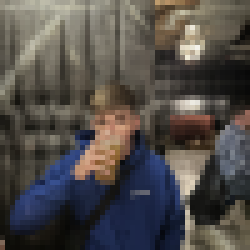
#> input picture app/assets/img_3.png, 50 x 50 px, found by its file name (shown 5 times larger)
$ python main.py
#> lines starting #> are read from the running program, lines starting #| are printed output that depends on the picture
import os
import numpy as np
import matplotlib.pyplot as plt

from PIL import Image

root_path = os.getcwd()
app_path = f"{root_path}/app"

## Reference that was used to apply these tranforms: https://docs.ufpr.br/~centeno/p_pdi/pdf/jaulapdi04.pdf

def calculate_fourier_transform(img):
    # Get the image size
    width, height = img.size

    # Create an empty array to store the pixel transforms
    pixel_transforms = np.zeros((height, width), dtype=np.complex128)

    # Calculate the Fourier Transform for each pixel
    for y in range(height):
        for x in range(width):
            # Initialize the real and imaginary parts of the transform
            real_part = 0
            imaginary_part = 0

            # Perform the manual Fourier Transform calculation
            for u in range(height):
                for v in range(width):
                    # Get the pixel value
                    pixel_value = img.getpixel((v, u))

                    angle = 2 * np.pi * ((y * v / width) + (x * u / height))
                    real_part += pixel_value * np.cos(angle)
                    imaginary_part += pixel_value * np.sin(angle)

            # Store the transform in the array
            pixel_transforms[y, x] = (real_part - imaginary_part * 1j) / (height * width)

    return pixel_transforms

def calculate_fourier_inverse_transform(transforms):
    # Get the image size
    height, width = transforms.shape

    # Create an empty array to store the inverse transforms
    inverse_transforms = np.zeros((height, width), dtype=np.float64)

    # Calculate the inverse Fourier Transform for each pixel
    for y in range(height):
        for x in range(width):
            # Initialize the real and imaginary parts of the inverse transform
            real_part = 0
            imaginary_part = 0

            # Perform the manual inverse Fourier Transform calculation
            for u in range(height):
                for v in range(width):
                    angle = 2 * np.pi * ((u * x / width) + (v * y / height))
                    real_part += transforms[u, v].real * np.cos(angle) - transforms[u, v].imag * np.sin(angle)
                    imaginary_part += transforms[u, v].real * np.sin(angle) + transforms[u, v].imag * np.cos(angle)

            # Normalize and store the inverse transform in the array
            inverse_transforms[y, x] = real_part + imaginary_part

    return inverse_transforms

def compress_frequency(f_transforms, compression_percentage):
    # Flatten and sort the transformed array
    sorted_f_transforms = np.sort(np.abs(f_transforms).flatten())

    # Determine the threshold value
    threshold_index = int((1 - (1 - compression_percentage)) * len(sorted_f_transforms))
    threshold = sorted_f_transforms[threshold_index]

    # Apply the threshold to the transformed array
    f_transforms[np.abs(f_transforms) < threshold] = 0

    return f_transforms

def main():
    compress_percentage = float(input('Please type a percentage of compression (decimal between 0 and 1): '))
#> the answer given: 1

    img_name = 'img_3'
    img = Image.open(f'{app_path}/assets/{img_name}.png')
#> img is the input picture: PIL image 50x50 RGBA; mean R, G, B, A 80.8, 76.6, 73.6, 255
    gray_img = img.convert('L')
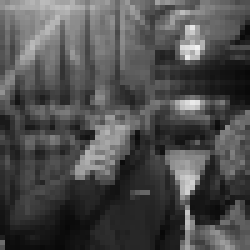
#> gray_img: PIL image 50x50 L (shown 5 times larger); min 8, max 242, mean 77.5

    ### Discrete Fourier Transform
    f_transforms = calculate_fourier_transform(gray_img)

    ### Calculate the magnitude spectrum that is used to see the transform as a image
    magnitude_spectrum = np.log(np.abs(f_transforms))
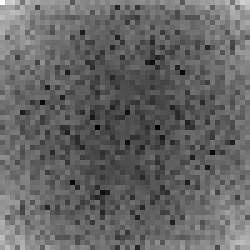
#> magnitude_spectrum: shape (50, 50) float64 (shown 5 times larger); min -5.23, max 4.35, mean -1.42; drawn with min black and max white

    plt.imshow(magnitude_spectrum, cmap='gray')
    plt.title('Transformed Image')
    plt.show()

    ### Compressing Transform
    compressed_f_transforms = compress_frequency(f_transforms, compress_percentage)
#> in compress_frequency, `sorted_f_transforms = np.sort(np.abs(f_transforms).flatten())`: sorted_f_transforms = 2500 values from 0.00537 to 77.54
#> in compress_frequency, `threshold_index = int((1 - (1 - compression_percentage)) * len(sorted_..`: threshold_index = 2500

    ### Discrete Inverse Fourier Transform
    inverse_f_transforms = calculate_fourier_inverse_transform(compressed_f_transforms)

    reconstructed_image = Image.fromarray(inverse_f_transforms).convert('L')

    ### Save in results file
    results_path = f'{app_path}/results'
    os.makedirs(results_path, exist_ok=True)
    gray_img.save(f'{results_path}/{img_name}_grayscale.png')
    reconstructed_image.save(f'{results_path}/{img_name}_compressed.png')

    ### Plot the images
    plt.subplot(1, 2, 1)
    plt.imshow(gray_img, cmap='gray')
    plt.title('Input Image')
    plt.xticks([])
    plt.yticks([])

    plt.subplot(1, 2, 2)
    plt.imshow(reconstructed_image, cmap='gray')
    plt.title('Reconstructed Image')
    plt.xticks([])
    plt.yticks([])

    plt.show()

#> (the run stopped early here; a loop or call above may not have finished)
